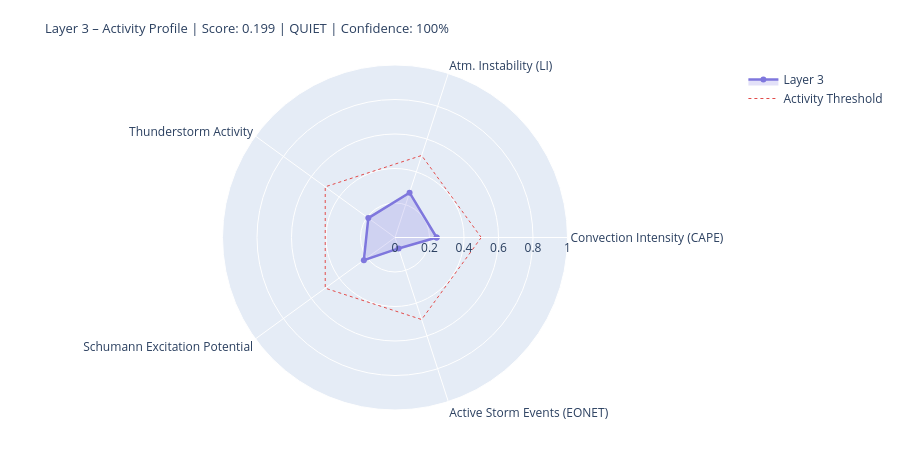

Write notebook code for a chart like this one.
### Markdown cell above
---
## 4. State Assessment & Handoff to Layer 4/5

### Code cell
# ============================================================
# LAYER-3-SCORE
# Five dynamic components
# ============================================================

def norm(v, lo, hi):
    if v is None or (isinstance(v, float) and math.isnan(v)): return None
    return round(max(0.0, min(1.0, (v - lo) / (hi - lo))), 4)

# --- 1) Convection intensity (global CAPE mean) ---
cape_mean = df_atm['cape'].dropna().mean() if not df_atm.empty else None
conv_score = norm(cape_mean, 0, 3000)
conv_src   = 'primary' if cape_mean is not None else 'missing'

# --- 2) Atmospheric instability (LI mean) ---
li_mean   = df_atm['li'].dropna().mean() if not df_atm.empty else None
# Negative LI = unstable → higher score
instab_score = norm(-li_mean if li_mean is not None else None, -6, 6)
instab_src   = 'primary' if li_mean is not None else 'missing'

# --- 3) Thunderstorm activity (mean thunder score + WMO count) ---
thunder_mean = df_atm['thunder_score'].mean() if not df_atm.empty else None
n_thunder    = int(df_atm['thunderstorm'].sum()) if not df_atm.empty else 0
thunder_score_val = norm(
    (thunder_mean or 0) * 0.7 + n_thunder * 0.1, 0, 1.0
) if thunder_mean is not None else None
thunder_src = 'primary'

# --- 4) Schumann excitation potential (weighted Schumann contribution) ---
schumann_pot = df_atm['schumann_contribution'].mean() if not df_atm.empty else None
# Boosted by Layer-2 thunderstorm trigger
if schumann_pot is not None and l2_thunder:
    schumann_pot = min(1.0, schumann_pot * 1.2)
schumann_score = norm(schumann_pot, 0, 1.0) if schumann_pot is not None else None
schumann_src   = 'derived'

# --- 5) Storm activity (NASA EONET) ---
# Distinction: None = data not loaded, 0.0 = loaded but no events
storm_score = None
storm_src   = 'missing'
if raw.get('storms') is not None:          # API reached successfully
    storm_score = norm(len(storm_events), 0, 30) if storm_events else 0.0
    storm_src   = 'primary'

# X-Ray and Kp: context only, not in dynamic score
# (X-Ray = Layer-0/4 driver; Kp = geomagnetic index, not a lightning proxy)
xray_context = None
if raw.get('xray'):
    df_xc = pd.DataFrame(raw['xray'])
    fc = next((c for c in df_xc.columns
               if any(k in c.lower() for k in ['flux','long']) and 'time' not in c.lower()),
              df_xc.columns[1])
    df_xc[fc] = pd.to_numeric(df_xc[fc], errors='coerce')
    xray_last = df_xc[fc].dropna().iloc[-1] if not df_xc[fc].dropna().empty else None
    if xray_last:
        xray_class = ('X' if xray_last>=1e-4 else 'M' if xray_last>=1e-5
                      else 'C' if xray_last>=1e-6 else 'B')
        xray_context = {'flux': float(xray_last), 'class': xray_class}
        print(f'X-Ray context: {xray_class}-class ({xray_last:.2e} W/m²)')

# --- Aggregate ---
COMPONENTS = {
    'Convection Intensity (CAPE)':  {'score': conv_score,       'source': conv_src,    'dynamic': True},
    'Atm. Instability (LI)':         {'score': instab_score,     'source': instab_src,  'dynamic': True},
    'Thunderstorm Activity':              {'score': thunder_score_val, 'source': thunder_src, 'dynamic': True},
    'Schumann Excitation Potential':   {'score': schumann_score,   'source': schumann_src,'dynamic': True},
    'Active Storm Events (EONET)': {'score': storm_score,      'source': storm_src,   'dynamic': True},
}

available   = {k: v['score'] for k, v in COMPONENTS.items() if v['score'] is not None}
unavailable = [k for k, v in COMPONENTS.items() if v['score'] is None]
layer3_score = round(sum(available.values()) / len(available), 4) if available else None
confidence   = round(len(available) / len(COMPONENTS), 2)
level = ('unknown' if layer3_score is None
         else 'quiet'   if layer3_score < 0.3
         else 'moderate' if layer3_score < 0.6
         else 'active')
dominant_l3 = max(available, key=available.get) if available else 'none'

# --- Ausgabe ---
W = 68
print('=' * W)
print('LAYER 3 – ATMOSPHERE / WEATHER / THUNDERSTORMS – STATE ASSESSMENT')
print('=' * W)
for name, comp in COMPONENTS.items():
    s = comp['score']
    if s is not None:
        bar = '█' * int(s * 20) + '░' * (20 - int(s * 20))
        print(f'  {name:<36} {bar}  {s:.3f}  [{comp["source"]}]')
    else:
        print(f'  {name:<36} {"─" * 20}  n/a   [missing]')
print('-' * W)
print(f'  Score:        {layer3_score:.3f}  ({len(available)}/{len(COMPONENTS)} components)')
print(f'  Confidence:   {confidence:.0%}')
print(f'  Level:        {level.upper()}')
print(f'  Dominant:     {dominant_l3}')
print(f'  CAPE mean:    {cape_mean:.0f} J/kg' if cape_mean else '  CAPE mean:    n/a')
print(f'  LI mean:      {li_mean:.1f} K' if li_mean is not None else '  LI mean:      n/a')
print(f'  Thunderstorms:{n_thunder} points (WMO)  +  {len(storm_events)} NASA EONET')
print('=' * W)

# Radar
cats   = list(available.keys())
vals_r = list(available.values())
if len(cats) >= 3:
    fig = go.Figure()
    fig.add_trace(go.Scatterpolar(
        r=vals_r + [vals_r[0]], theta=cats + [cats[0]],
        fill='toself', fillcolor='rgba(127,119,221,0.22)',
        line=dict(color='#7F77DD', width=2.5), name='Layer 3'
    ))
    fig.add_trace(go.Scatterpolar(
        r=[0.5] * (len(cats)+1), theta=cats + [cats[0]],
        line=dict(color='#E24B4A', dash='dot', width=1),
        mode='lines', name='Activity Threshold'
    ))
    fig.update_layout(
        title=dict(
            text=f'Layer 3 – Activity Profile | Score: {layer3_score:.3f} | {level.upper()} | Confidence: {confidence:.0%}',
            font=dict(size=13)
        ),
        polar=dict(radialaxis=dict(visible=True, range=[0, 1])),
        height=450, showlegend=True,
        margin=dict(l=60, r=60, t=65, b=40)
    )
    fig.show()

### Figure 1 — Plotly figure (JSON) as saved in the notebook; plotly's stock layout.template omitted (floating-point values rounded to 4 significant figures)
{"data": [{"fill": "toself", "fillcolor": "rgba(127,119,221,0.22)", "line": {"color": "#7F77DD", "width": 2.5}, "name": "Layer 3", "r": [0.2413, 0.2733, 0.1912, 0.2232, 0.0667, 0.2413], "theta": ["Convection Intensity (CAPE)", "Atm. Instability (LI)", "Thunderstorm Activity", "Schumann Excitation Potential", "Active Storm Events (EONET)", "Convection Intensity (CAPE)"], "type": "scatterpolar"}, {"line": {"color": "#E24B4A", "dash": "dot", "width": 1}, "mode": "lines", "name": "Activity Threshold", "r": [0.5, 0.5, 0.5, 0.5, 0.5, 0.5], "theta": ["Convection Intensity (CAPE)", "Atm. Instability (LI)", "Thunderstorm Activity", "Schumann Excitation Potential", "Active Storm Events (EONET)", "Convection Intensity (CAPE)"], "type": "scatterpolar"}], "layout": {"height": 450, "margin": {"b": 40, "l": 60, "r": 60, "t": 65}, "polar": {"radialaxis": {"range": [0, 1], "visible": true}}, "showlegend": true, "title": {"font": {"size": 13}, "text": "Layer 3 – Activity Profile | Score: 0.199 | QUIET | Confidence: 100%"}}}
